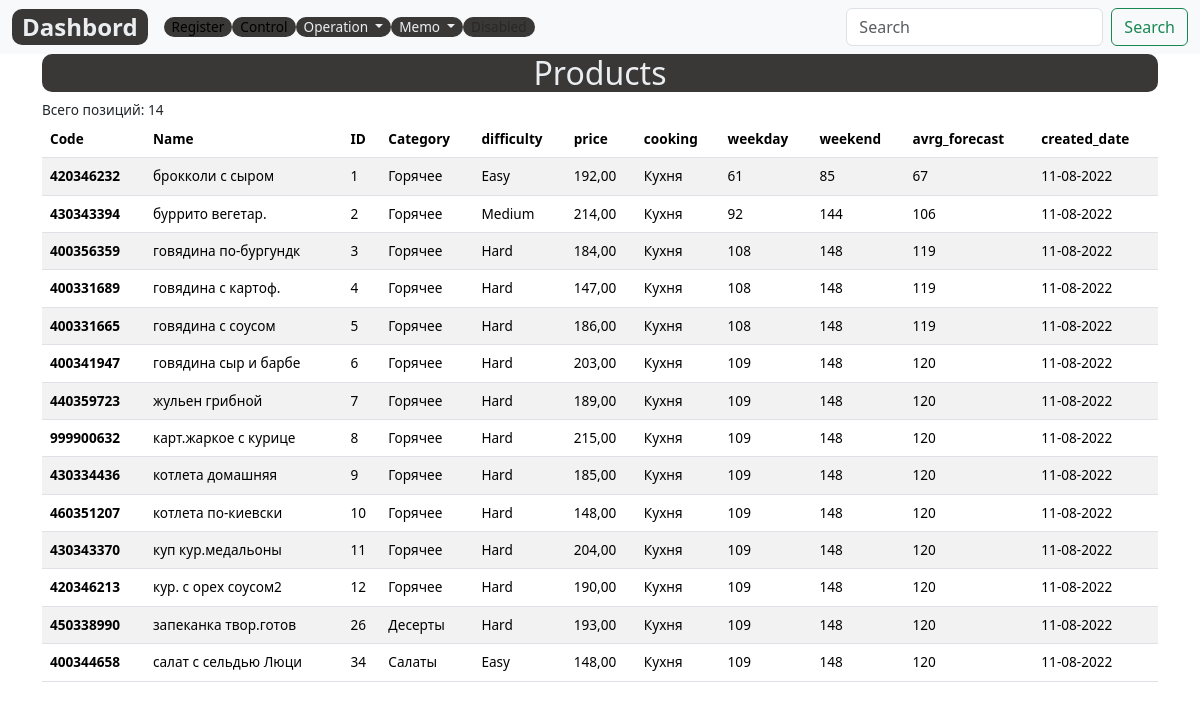
Page /products-list/ on the earlier database version.
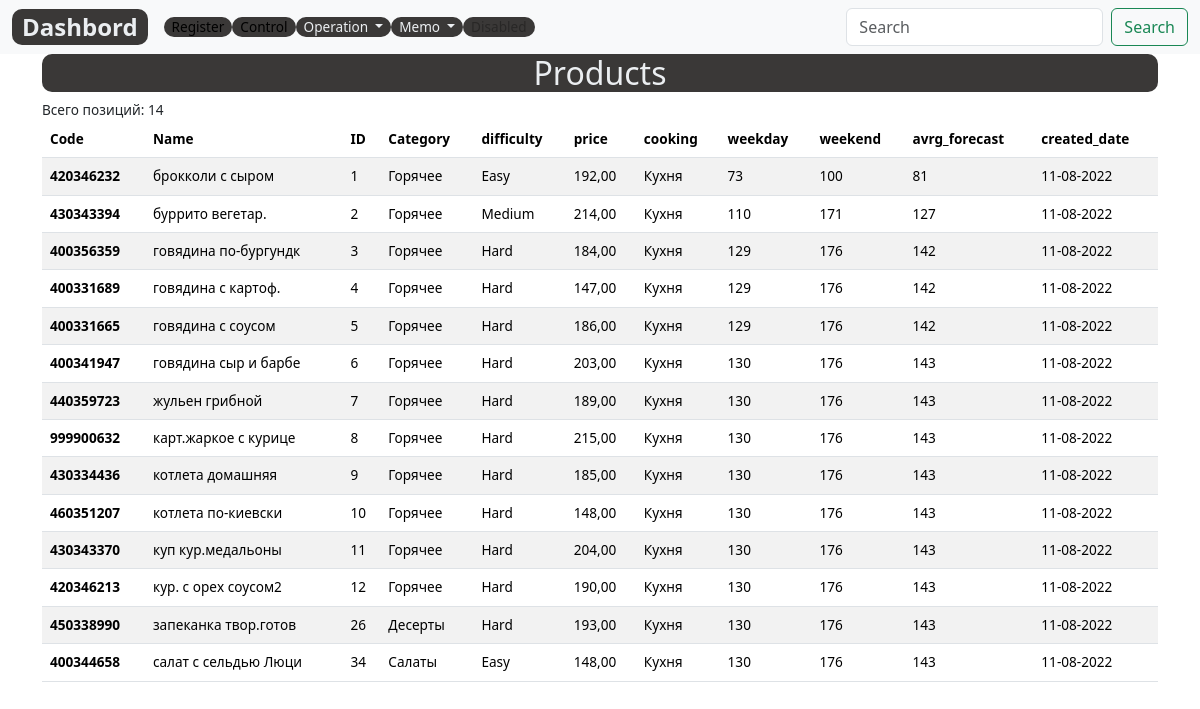
Same page on the later database version.
### register/models.py (models this page shows, shortened)
class Product(models.Model):
    DIFFICULTY_LEVELS = (
        ('Easy', 'Easy'),
        ('Medium', 'Medium'),
        ('Hard', 'Hard'),
    )
    code=models.DecimalField(max_digits=10, help_text="Не более 10 знаков", decimal_places=0, unique=True)
    name = models.CharField(max_length=200,help_text="Не более 200 знаков", db_index=True, verbose_name='Продукт')
    category = models.ForeignKey(Category, related_name='product', on_delete=models.CASCADE)
    ingredient = models.ManyToManyField(Item, through=RecipeIngredient)
    difficulty = models.CharField(choices=DIFFICULTY_LEVELS, max_length=10)
    price = models.DecimalField(max_digits=10,help_text="Не более 10 знаков", decimal_places=2)
    description = models.TextField(blank=True, null=True)
    cooking= models.TextField(blank=True, null = True)
    slug= models.SlugField(max_length=255, verbose_name='Url', unique=True)
    weekday_forecast=models.PositiveIntegerField(verbose_name='Будни', null = True)
    weekend_forecast=models.PositiveIntegerField(verbose_name='Выходные', null = True)
    avrg_forecast= models.PositiveIntegerField(editable=False, verbose_name='Суточные', null = True)
    holiday_forecast=models.PositiveIntegerField(verbose_name='Праздники', null = True)
    promotion_forecast=models.PositiveIntegerField(verbose_name='Промо', null = True)
    created_date= models.DateField(auto_now_add=True, verbose_name='Создан',null=True)
    updated_date = models.DateField(auto_now=True,  verbose_name='Изменен', null=True)
    class Meta:
        ordering = ['category', 'name']
        verbose_name = 'Продукт'
        verbose_name_plural = 'Продукты'

class Category(models.Model):
    code= models.CharField(max_length=5, help_text="Не более 5 цифр",  unique=True,verbose_name='Код')
    name = models.CharField(max_length=200, help_text="Не более 200 знаков", db_index=True, verbose_name='Категория')
    slug= models.SlugField(max_length=255, verbose_name='Url', unique=True)
    class Meta:
        ordering = ['name']
        verbose_name = 'Категория продукта'
        verbose_name_plural = 'Категории продуктов'
    def __str__(self):
        return self.name

### register/views.py (the view)
# urls.py: path('products-list/', ProductListView.as_view(), name='products-list'),
class ProductListView(ListView):
    model= Product
    template_name = 'register/products/products.html'
    context_object_name = 'products'

### register/templates/register/products/products.html (shortened to what this page needs)
{% extends 'base_simple.html' %}
{% load static %}
{% block content %}
<div class="container">
  <h2 class="custom">Products</h2>
  Всего позиций: {{products.count}}
  <table class="table table-striped">
    <thead>
      <tr>
        <th scope="col">Code</th>
        <th scope="col">Name</th>
        <th scope="col">ID</th>
        <th scope="col">Category</th>
        <th scope="col">difficulty</th>
        <th scope="col">price</th>
        <th scope="col">cooking</th>
        <th scope="col">weekday</th>
        <th scope="col">weekend</th>
        <th scope="col">avrg_forecast</th>
        <th scope="col">created_date</th>
      </tr>
    </thead>
    <tbody>
      {% for product in products%}
      <tr>
        <th scope="row">{{product.code}}</th>
        <td>{{product.name}}</td>
        <td>{{product.id}}</td>
        <td>{{product.category}}</td>
        <td>{{product.difficulty}}</td>
        <td>{{product.price}}</td>
        <td>{{product.cooking}}</td>
        <td>{{product.weekday_forecast}}</td>
        <td>{{product.weekend_forecast}}</td>
        <td>{{product.avrg_forecast}}</td>
        <td>{{product.created_date|date:'d-m-Y'}}</td>
      </tr>
      {% endfor %}
    </tbody>
  </table>
</div>
{% endblock %}

Differences in the rows shown:
changed Product "брокколи с сыром": weekday_forecast "61" → "73"; weekend_forecast "85" → "100"; avrg_forecast "67" → "81"
changed Product "буррито вегетар.": weekday_forecast "92" → "110"; weekend_forecast "144" → "171"; avrg_forecast "106" → "127"
changed Product "говядина по-бургундк": weekday_forecast "108" → "129"; weekend_forecast "148" → "176"; avrg_forecast "119" → "142"
changed Product "говядина с картоф.": weekday_forecast "108" → "129"; weekend_forecast "148" → "176"; avrg_forecast "119" → "142"
changed Product "говядина с соусом": weekday_forecast "108" → "129"; weekend_forecast "148" → "176"; avrg_forecast "119" → "142"
changed Product "говядина сыр и барбе": weekday_forecast "109" → "130"; weekend_forecast "148" → "176"; avrg_forecast "120" → "143"
changed Product "жульен грибной": weekday_forecast "109" → "130"; weekend_forecast "148" → "176"; avrg_forecast "120" → "143"
changed Product "карт.жаркое с курице": weekday_forecast "109" → "130"; weekend_forecast "148" → "176"; avrg_forecast "120" → "143"
changed Product "котлета домашняя": weekday_forecast "109" → "130"; weekend_forecast "148" → "176"; avrg_forecast "120" → "143"
changed Product "котлета по-киевски": weekday_forecast "109" → "130"; weekend_forecast "148" → "176"; avrg_forecast "120" → "143"
changed Product "куп кур.медальоны": weekday_forecast "109" → "130"; weekend_forecast "148" → "176"; avrg_forecast "120" → "143"
changed Product "кур. с орех соусом2": weekday_forecast "109" → "130"; weekend_forecast "148" → "176"; avrg_forecast "120" → "143"
changed Product "запеканка твор.готов": weekday_forecast "109" → "130"; weekend_forecast "148" → "176"; avrg_forecast "120" → "143"
changed Product "салат с сельдью Люци": weekday_forecast "109" → "130"; weekend_forecast "148" → "176"; avrg_forecast "120" → "143"
